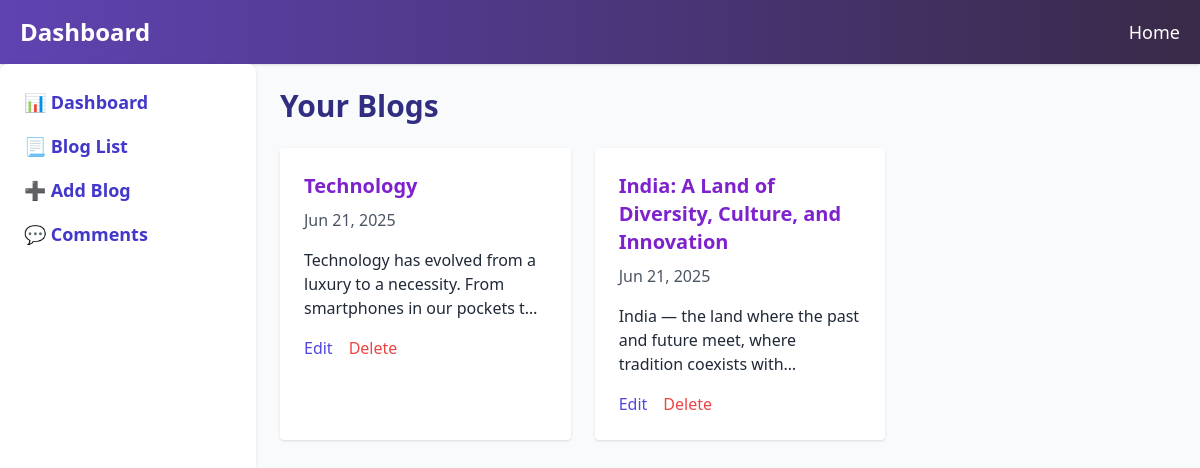
The page /dashboard/ (signed in) on the database its author committed.
### blog_app/models.py (models this page shows, shortened)
class Blog(models.Model):
    CATEGORIES = [
        ('Technology', 'Technology'),
        ('Lifestyle', 'Lifestyle'),
        ('Education', 'Education'),
        ('Health & Wellness', 'Health & Wellness'),
        ('Business & Finance', 'Business & Finance'),
        ('Travel & Culture', 'Travel & Culture'),
        ('Entertainment', 'Entertainment'),
        ('Personal Growth', 'Personal Growth'),
    ]
    title = models.CharField(max_length=100)
    content=models.TextField()
    created_on=models.DateField(auto_now_add=True)
    category=models.CharField(max_length=100)
    author = models.ForeignKey(User, on_delete=models.CASCADE)

### blog_app/views.py (the view)
# urls.py: path('dashboard/', views.dashboard , name='dashboard'),
@login_required(login_url='login')
def dashboard(request):
    blogs = Blog.objects.filter(author=request.user)
    return render(request, 'blogapp/dashboard.html', {'blogs':blogs})

### blog_app/templates/blogapp/dashboard.html (shortened to what this page needs)
<!DOCTYPE html>
<html lang="en">
<head>
  <script src="https://cdn.tailwindcss.com"></script>
</head>
<body class="bg-slate-50 text-gray-800 font-sans">
   {% include 'blogapp/includes/navbar.html' %}
  <div class="max-w-7xl  flex max-[470px]:flex-col gap-6">
    {% include  'blogapp/includes/sidebar.html' %}
    <section class="flex-1">
      <h2 class="text-3xl font-bold text-indigo-900 pt-6 mb-6">Your Blogs</h2>
      <div class="grid md:grid-cols-2 lg:grid-cols-3 gap-6">
        {% for blog in blogs %}
        <div class="bg-white p-6 rounded shadow hover:shadow-lg transition duration-300">
          <h3 class="text-xl font-semibold text-purple-700 mb-2">{{ blog.title }}</h3>
          <p class="text-gray-600 mb-4">{{ blog.created_on|date:"M d, Y" }}</p>
          <p class="mb-4 line-clamp-3">{{blog.content}}</p>
          <div class="flex gap-4">
            <a href="{% url 'edit' blog.pk %}" class="text-indigo-600 hover:underline">Edit</a>
            <a href="{% url 'delete' blog.pk %}" class="text-red-500 hover:underline">Delete</a>
          </div>
        </div>
        {% endfor %}
      </div>
    </section>
  </div>
</body>
</html>

### rows shown on the page
Blog: title "Technology", created_on "Jun 21, 2025", content "Technology has evolved from a luxury to a necessity. From smartphones in our pockets…"
Blog: title "India: A Land of Diversity, Culture, and Innovation", created_on "Jun 21, 2025", content "India — the land where the past and future meet, where tradition coexists…"
